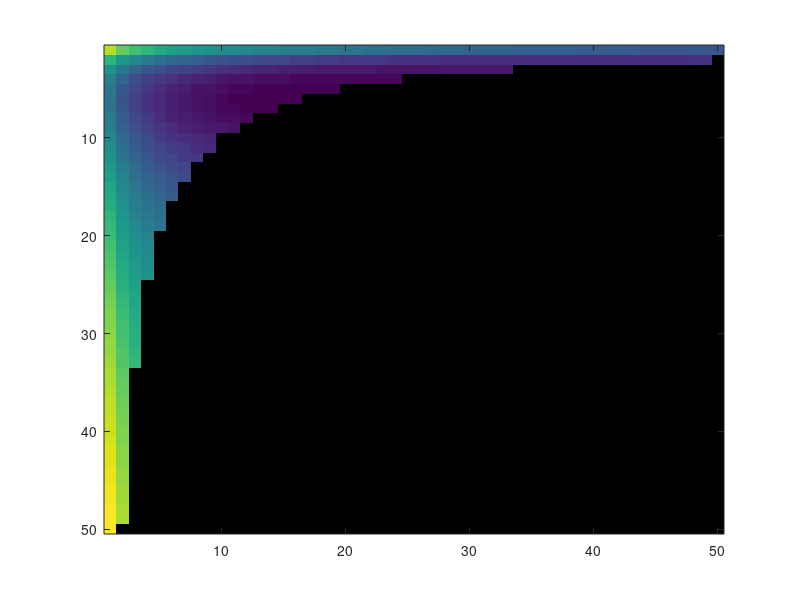

This figure's MATLAB source: (Note: this script raises an error after producing the figure.)
%%In this version we select individual segments as moving segments the number is not 2m but just m
%%which does not pertain to a pair moving at the same time, this was not accounted for in the first
%%version.
clear all
close all
clc

    R = 23/2; %Radius of segment
    t = 0.375; %Thickness of segment
    L = 20; %Length of segment
    nu = 1.3; %Poisson ratio
    %i = 0; 
    j = 0; %Used for iterating through pairs of moving segments
    w = 1; %Number of waves
    
    min_segments = 3;
    max_segments = 150; %Maximum number of segments
    
    %Iterating number of segments from min to max
    for n = min_segments:max_segments
        min_COT = inf; %Selecting a minimum COT for each iteration
        for w = 1:floor(n/2) %Maximum number of waves possible is n/2 waves
            for b = 0:floor(n/2) %Maximum number of bridged segments possible is half the number of segments
                m = 1;
                %While loop to iterate thorough all possible combinations in integers given
                %constraints are met with, while loop includes the 2 possible constraints set up for
                %this equation
                
                %fmincon was used at first but would not meet all constraints and would not give
                %only integer values due to which this optimization was created
                while ((n-w*(m+b)>0) && (2*m+2*b-(n))<=0)
                    %Calculating COT based on Math_ver9.
                    COT = (1/nu)*(((n*pi*R^3)/((n-w*(m+b))*2*L*t^2))+(((m+b)^4*(L/R)^3)/8))*(n/(w*m*(m+b)));
                    %(1/nu)*(((n*pi^4*R^3)/((n-w*(2*m+b))*4*L*t^2))+(((2*m+b)^4*(L/R)^3)/(384/5)))*(n/(w*m*(m+b))); ->Simply supported bending
                    %(1/nu)*(((n*pi^4*R^3)/((n-w*(2*m+b))*4*L*t^2)))*(n/(w*m*(m+b))); -> Only comrepssion factor
                    
                    %(1/nu)*(((n*pi^4*R^3)/((n-w*(2*m+b))*4*L*t^2))+(((2*m+b)^4*(L/R)^3)/8))*(n/(w*m*(m+b)));->Cantilevered bending
                    %(1/nu)*(((n*pi*R^3)/((n-w*(2*m+b))*2*L*t^2))+(((2*m+b)^4*(L/R)^3)/8))*(n/(w*m*(m+b)));->Cantilevered bending using curved beam theory
                    %(1/nu)*(((n*pi*R^3)/((n-w*(2*m+b))*2*L*t^2)))*(n/(w*m*(m+b))); -> Only comrepssion factor
                    
                    %If a minimum COT is measured note the w,m,b parameters for that segment number
                    if(COT<min_COT)
                        min_COT = COT;
                        wopt(n) = w;
                        mopt(n) = m;
                        bopt(n) = b;
                        COTopt(n) = min_COT;
                    end
                    m=m+1;
                end
            end
        end
    end
    
    %Record all COT
    [w_max,m_max,b_max] = size(COT);
    
    %If COT is measured as 0 convert it to NaN
    COT(COT == 0) = NaN;
    
    %Calculate percentage of anchoring segments
    for i = min_segments:max_segments
        ratio(i) = (wopt(i)*(mopt(i)+bopt(i)))/(i-wopt(i)*(mopt(i)+bopt(i)));
        perc_anchoring(i) = ((i-wopt(i)*(mopt(i)+bopt(i)))/i)*100;
    end
    
    %calculate bending and compression power factors
    for i = min_segments:max_segments
        bending_power_factor(i) = (i*(2*mopt(i)+bopt(i))^4*(L/R)^3)/(8*wopt(i)*mopt(i)*(mopt(i)+bopt(i)));
        compression_power_factor(i) = (pi*i^2*R^3)/(2*wopt(i)*mopt(i)*(mopt(i)+bopt(i))*(i-(wopt(i)*(mopt(i)+bopt(i))))*(L*t^2));
        max_velocity(i) = wopt(i)*mopt(i)*(mopt(i)+bopt(i));
    end
    
    %%
    %Store all w,m,b values for a particular number of segments for both compression and bending factor
    segment_num = 100;
    
    for w = 1:floor(segment_num/2)
        for b = 0:floor(segment_num/2)
            m = 1;
            while ((segment_num-w*(m+b)>0) && (2*m+2*b-(segment_num))<=0)
                COT_segment(m,b+1,w) = (1/nu)*(((n*pi*R^3)/((n-w*(m+b))*2*L*t^2))+(((m+b)^4*(L/R)^3)/8))*(n/(w*m*(m+b)));
                %(1/nu)*(((n*pi^4*R^3)/((n-w*(2*m+b))*4*L*t^2))+(((2*m+b)^4*(L/R)^3)/(384/5)))*(n/(w*m*(m+b)));
                %(1/nu)*(((n*pi^4*R^3)/((n-w*(2*m+b))*4*L*t^2)))*(n/(w*m*(m+b)));
                %(1/nu)*(((n*pi^4*R^3)/((n-w*(2*m+b))*4*L*t^2))+(((2*m+b)^4*(L/R)^3)/8))*(n/(w*m*(m+b)));
                
                %(1/nu)*(((n*pi*R^3)/((n-w*(2*m+b))*2*L*t^2))+(((2*m+b)^4*(L/R)^3)/8))*(n/(w*m*(m+b)));->Cantilevered bending using curved beam theory
                %(1/nu)*(((n*pi*R^3)/((n-w*(2*m+b))*2*L*t^2)))*(n/(w*m*(m+b))); -> Only comrepssion factor
                m=m+1;
            end
        end
    end
    
    COT_segment(COT_segment == 0) = NaN;
    
    %Number of moving pairs, number of bridged segments, number of waves
    [num_rows,num_cols,num_layers] = size(COT_segment);
    
    for i = 1:num_layers
        m_w0(:,i) = COT_segment(:,1,i); % middle number for number of bridge segments, 1 will give 0 bridges, 2 will give 1 bridge
    end
    
    m_w0 = log(m_w0);
        
    figure
    imagesc(m_w0);
    colormap([1 1 1; parula(256)])
    caxis([floor(min(min(m_w0))) ceil(max(max(m_w0)))])
    colorbar
%%    
 %{   
    figure
    [X,Y] = meshgrid(1:num_cols,1:num_rows);
    for i = 1:num_layers
        surf(X,Y,COT_segment(:,:,i));
        colormap(jet)
        shading interp
        xlabel('Number of bridged segments');
        ylabel('Number of moving pairs');
        zlabel('COT');
        hold on
    end
    
    figure
    for j = 1:12
        subplot(6,2,j)
        surf(X,Y,COT_segment(:,:,j));
        colormap(jet)
        shading interp
        xlabel('Number of bridged segments');
        ylabel('Number of moving pairs');
        zlabel('COT');
    end
%}        
    %%
    
    figure
    plot(min_segments:max_segments,COTopt(min_segments:max_segments));
    xlabel('Number of segments');
    ylabel('COT');
    
    figure
    plot(min_segments:max_segments,ratio(min_segments:max_segments));
    xlabel('Number of segments');
    ylabel('Percentage of anchoring segments');
    
    figure
    subplot(3,1,1)
    plot(min_segments:max_segments,wopt(min_segments:max_segments));
    xlabel('Number of segments');
    ylabel('Optimized number of waves');
    subplot(3,1,2)
    plot(min_segments:max_segments,mopt(min_segments:max_segments));
    xlabel('Number of segments');
    ylabel('Optimized number of moving pairs');    
    subplot(3,1,3)
    plot(min_segments:max_segments,bopt(min_segments:max_segments));
    xlabel('Number of segments');
    ylabel('Optimized number of bridged segments');
    
    figure
    plot(min_segments:max_segments,bending_power_factor(min_segments:max_segments),min_segments:max_segments,compression_power_factor(min_segments:max_segments));
    xlabel('Number of segments');
    ylabel('Power factor');
    legend('Bending power factor','Compression power factor');
    
    figure
    plot(min_segments:max_segments,max_velocity(min_segments:max_segments));
    xlabel('Number of segments');
    ylabel('Maximum velocity');